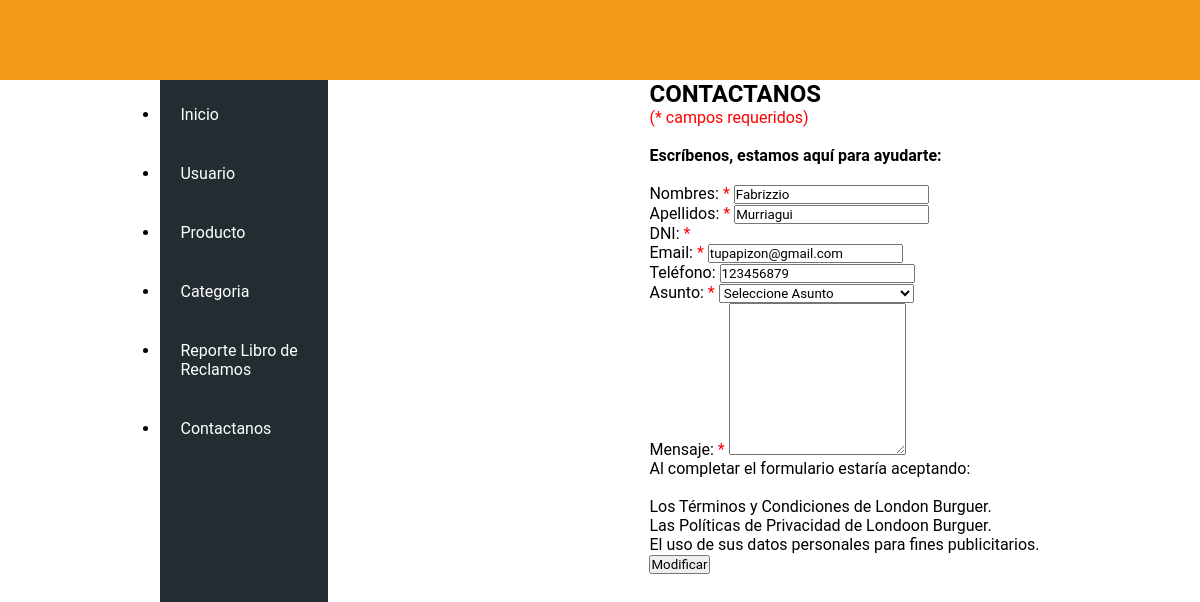
The app's page /admin/editarCliente.php?dni=11111111 with its own data.
### tables this page shows
CREATE TABLE `contactanos` (
  `dni` int(11) NOT NULL,
  `nombre` varchar(30) NOT NULL,
  `apellido` varchar(30) NOT NULL,
  `email` varchar(50) NOT NULL,
  `telefono` int(11) NOT NULL,
  `asunto` varchar(30) NOT NULL,
  `detalle` varchar(100) NOT NULL
);

### php/cnx.php (called while the page is built, shortened)
<?php
    function buscarCliente($dni,$cnx){
        $sql="select nombre, apellido, email, telefono, asunto, detalle from contactanos where dni='$dni'";
        $res=mysqli_query($cnx,$sql);
        $vec=array();
        if(mysqli_num_rows($res)>0){
            $vec = mysqli_fetch_array($res);
        }
        return $vec;
    }
?>

### admin/editarCliente.php (the view, shortened to what this page needs)
<?php
include 'dashboard-barra-superior.php';
    include 'dashboard-barra-lateral.php';
    include '../php/cnx.php';
		$dni = $_REQUEST['dni'];
		$dato= buscarCliente($dni,$cnx);
?>
<main>
		<section id="banner02">
            <div class="contenedor">
                <h1>CONTACTANOS</h1>
            </div>
		</section>
		<section class="content">
			<div class="cuerpo-contact">
				<div class="formulario-contact">
					<p class="requeridos" style="color: red;"> <span>(*</span> campos requeridos)</p><br>
					<h4 class="Escribenos">Escríbenos, estamos aquí para ayudarte:</h4><br>
					<form method="POST" action="procesoContactanos.php" >
						<p>
							<label><i class="fa-sharp fa-solid fa-user"></i> Nombres: <span style="color: red;">*</span></label>
							<input type="text" name="nombre" required value="<?=$dato[0]?>">
						</p>
						<p>
							<label><i class="fa-sharp fa-solid fa-user"></i> Apellidos: <span style="color: red;">*</span></label>
							<input type="text" name="apellido" required  value="<?=$dato[1]?>">
						</p>
						<p>
							<label><i class="fa-regular fa-address-card"></i> DNI: <span style="color: red;">*</span></label>
						</p>
						<p>
							<label><i class="fa-solid fa-at"></i> Email: <span style="color: red;">*</span></label>
							<input type="email" name="email" required  value="<?=$dato[2]?>">
						</p>
						<p>
							<label><i class="fa-sharp fa-solid fa-phone"></i> Teléfono:</label>
							<input type="tel" name="telefono" maxlength="9" required  value="<?=$dato[3]?>">
						</p>
						<p>
							<label for="Asunto"><i class="fa-solid fa-paperclip"></i> Asunto: <span style="color: red;">*</span></label>
							<select id="Asunto" name="asunto" required value="<?=$dato[4]?>">
								<option value="sin asunto">Seleccione Asunto</option>
							</select>
						</p>
						<p class="block">
							<label><i class="fa-regular fa-envelope"></i> Mensaje: <span style="color: red;">*</span></label>
							<textarea name="txtmensaje" rows="10" required value="<?=$dato[5]?>"></textarea>
						</p>
						<p>
							<label><i class="fa-solid fa-circle-exclamation"></i> Al completar el formulario estaría aceptando:</label><br><br>
							<label><i class="fa-regular fa-square-check"></i> Los Términos y Condiciones de London Burguer.</label><br>
							<label><i class="fa-regular fa-square-check"></i> Las Políticas de Privacidad de Londoon Burguer.</label><br>
							<label><i class="fa-regular fa-square-check"></i> El uso de sus datos personales para fines publicitarios.</label><br>
						</p>
						<p class="block">
							<input id="btn-boton" type="submit" name="btn-enviar" value="Modificar">
						</p>
				</div>
			</div>
		</section>
	</main>
</html>

### css/dashboard.css (style rules this page uses)
* { margin: 0px; padding: 0px; font-family: 'Roboto', sans-serif; box-sizing: border-box; }

### css/dashboard-cuerpo.css (style rules this page uses)
* { margin: 0px; padding: 0px; font-family: 'Roboto', sans-serif; box-sizing: border-box; }
.cuerpo-contenedor .cuerpo-contenedor-form input,select { width: 50% }

### records on screen
contactanos: nombre "Fabrizzio", apellido "Murriagui", email "tupapizon@gmail.com", telefono "123456879", asunto "Seleccione Asunto"
